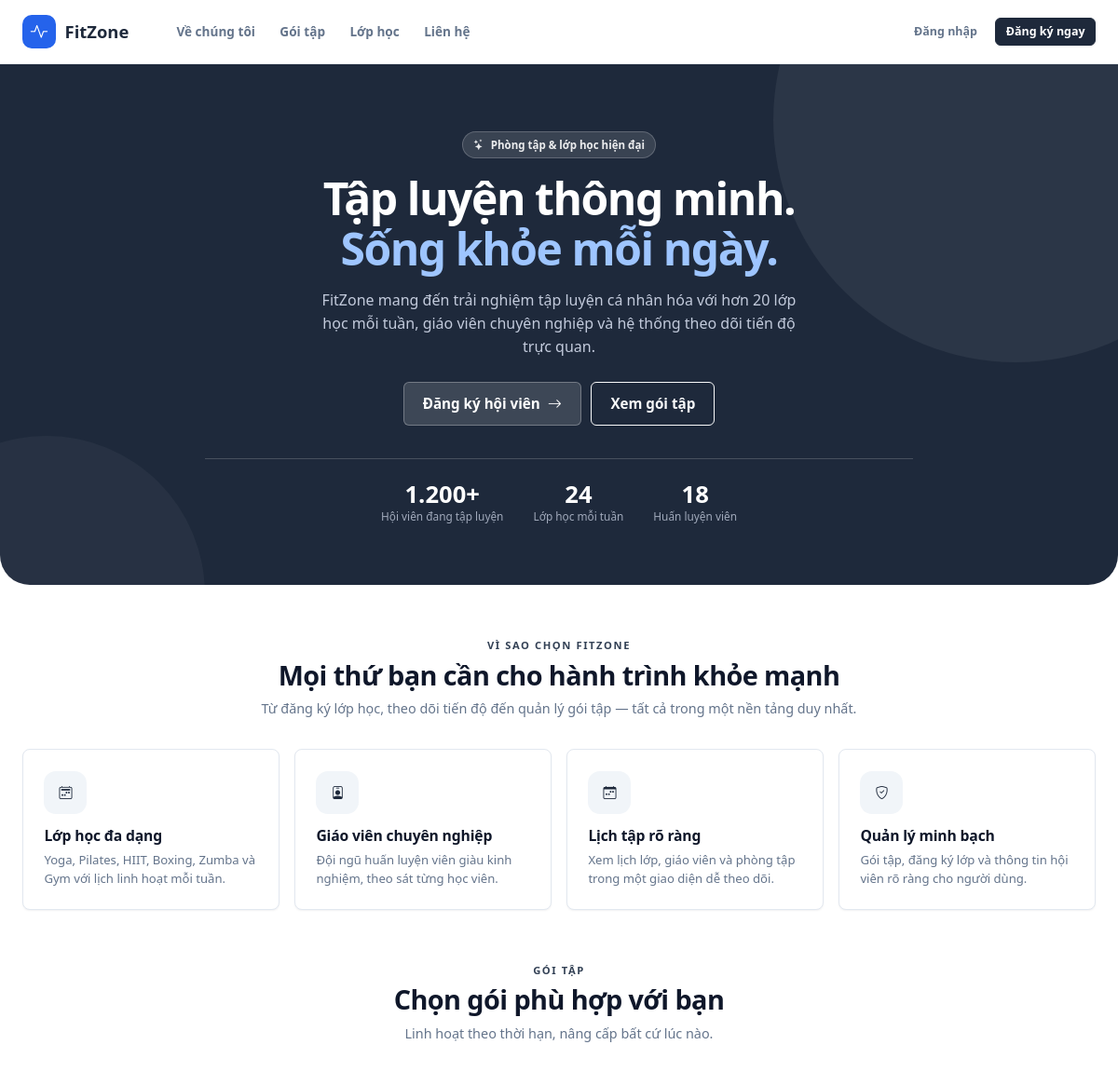
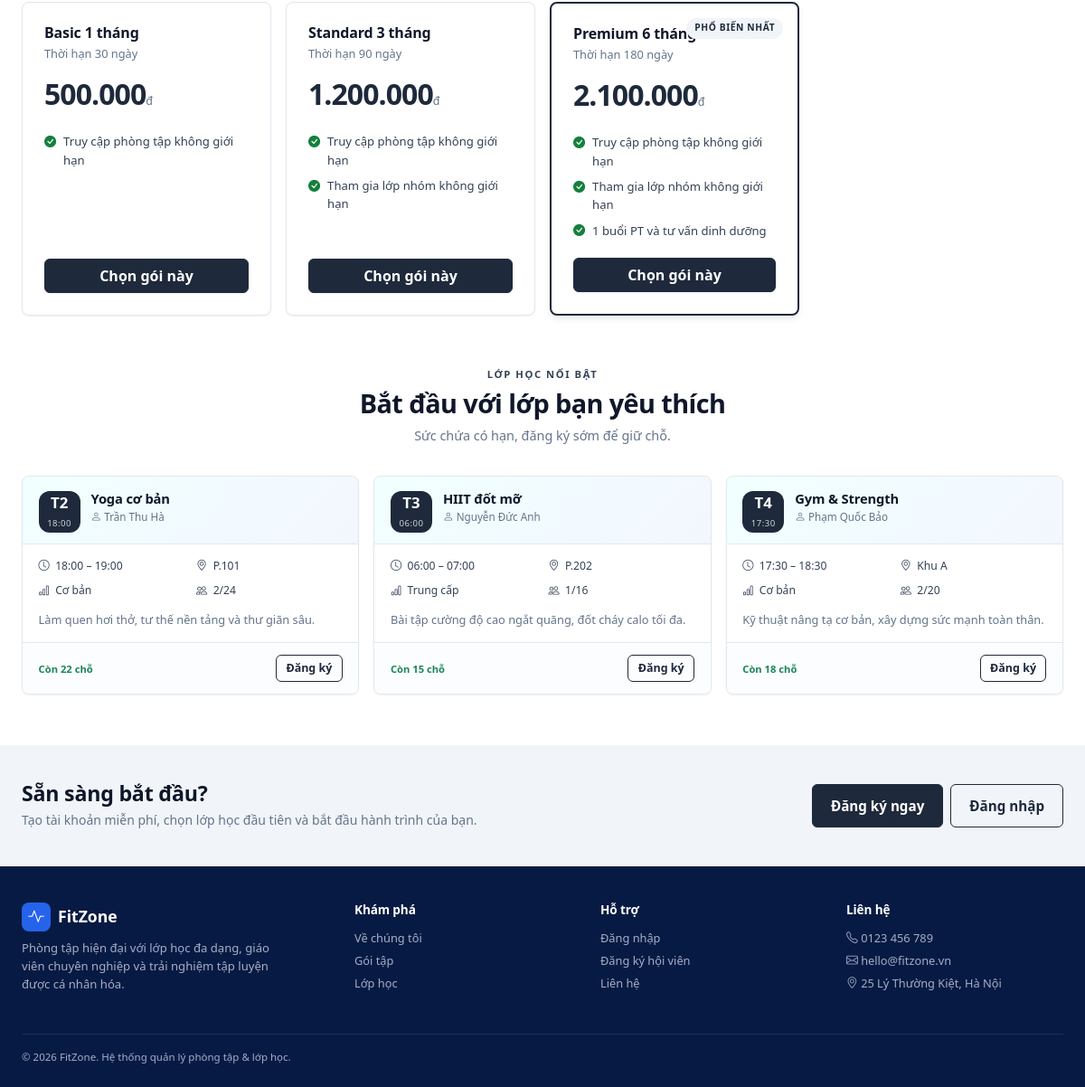
The page / on the database its author committed (2 pictures, top to bottom).
### tables this page shows
CREATE TABLE `goi_tap` (
  `id` int(10) unsigned NOT NULL AUTO_INCREMENT,
  `ten_goi` varchar(100) NOT NULL,
  `thoi_han_ngay` int(11) NOT NULL,
  `gia` bigint(20) NOT NULL,
  `mo_ta` text DEFAULT NULL,
  `cap_do` varchar(20) NOT NULL DEFAULT 'basic',
  `trang_thai` varchar(20) NOT NULL DEFAULT 'dang_ban',
  `deleted_at` datetime DEFAULT NULL,
  `created_at` datetime NOT NULL DEFAULT current_timestamp(),
  `updated_at` datetime NOT NULL DEFAULT current_timestamp() ON UPDATE current_timestamp(),
  PRIMARY KEY (`id`)
);

CREATE TABLE `lop_hoc` (
  `id` int(10) unsigned NOT NULL AUTO_INCREMENT,
  `ten_lop` varchar(100) NOT NULL,
  `giao_vien_id` int(10) unsigned NOT NULL,
  `thu_trong_tuan` tinyint(4) NOT NULL,
  `gio_bat_dau` time NOT NULL,
  `gio_ket_thuc` time NOT NULL,
  `ngay_bat_dau` date NOT NULL,
  `ngay_ket_thuc` date NOT NULL,
  `suc_chua` int(11) NOT NULL,
  `phong_hoc` varchar(50) DEFAULT NULL,
  `mo_ta` text DEFAULT NULL,
  `trinh_do` varchar(50) DEFAULT NULL,
  `goi_tap_toi_thieu` varchar(20) NOT NULL DEFAULT 'basic',
  `trang_thai` varchar(20) NOT NULL DEFAULT 'dang_mo',
  `deleted_at` datetime DEFAULT NULL,
  `created_at` datetime NOT NULL DEFAULT current_timestamp(),
  `updated_at` datetime NOT NULL DEFAULT current_timestamp() ON UPDATE current_timestamp(),
  PRIMARY KEY (`id`),
  KEY `fk_lop_hoc_giao_vien` (`giao_vien_id`),
  CONSTRAINT `fk_lop_hoc_giao_vien` FOREIGN KEY (`giao_vien_id`) REFERENCES `giao_vien` (`id`)
);

CREATE TABLE `giao_vien` (
  `id` int(10) unsigned NOT NULL AUTO_INCREMENT,
  `tai_khoan_id` int(10) unsigned DEFAULT NULL,
  `ho_ten` varchar(100) NOT NULL,
  `sdt` varchar(15) NOT NULL,
  `email` varchar(100) NOT NULL,
  `gioi_thieu` text DEFAULT NULL,
  `deleted_at` datetime DEFAULT NULL,
  `created_at` datetime NOT NULL DEFAULT current_timestamp(),
  `updated_at` datetime NOT NULL DEFAULT current_timestamp() ON UPDATE current_timestamp(),
  PRIMARY KEY (`id`),
  UNIQUE KEY `uq_giao_vien_email` (`email`),
  UNIQUE KEY `uq_giao_vien_tai_khoan` (`tai_khoan_id`),
  CONSTRAINT `fk_giao_vien_tai_khoan` FOREIGN KEY (`tai_khoan_id`) REFERENCES `tai_khoan` (`id`) ON DELETE SET NULL
);

### index.php (the view, shortened to what the rows shown need)
<?php
require __DIR__ . '/common/bootstrap.php';
$packages = data_packages();
$classes = data_classes();
$featuredClasses = array_slice($classes, 0, 3);
?>
<!DOCTYPE html>
<html lang="vi">
<head>
    <link rel="stylesheet" href="<?= e(url('/common/assets/vendor/bootstrap/bootstrap.min.css')) ?>">
    <link rel="stylesheet" href="<?= e(url('/common/assets/vendor/bootstrap-icons/bootstrap-icons.css')) ?>">
    <link rel="stylesheet" href="<?= e(url('/common/assets/css/tokens.css')) ?>">
    <link rel="stylesheet" href="<?= e(url('/common/assets/css/app.css')) ?>?v=5">
    <link rel="stylesheet" href="<?= e(url('/common/assets/css/pages.css')) ?>?v=5">
</head>
<body>
<div class="public-shell">
                <span class="brand-mark"><?= icon('activity') ?></span>
    <main id="main-content">
        <section class="hero">
    <div class="hero-inner">
        <div>
            <h1>Tập luyện thông minh.<br><span class="accent">Sống khỏe mỗi ngày.</span></h1>
        </div>
    </div>
</section>
<section class="public-section" id="features">
    <div class="public-section-head">
        <h2>Mọi thứ bạn cần cho hành trình khỏe mạnh</h2>
    </div>
</section>
<section class="public-section pt-0" id="packages">
    <div class="public-section-head">
        <h2>Chọn gói phù hợp với bạn</h2>
    </div>
    <div class="row g-3">
        <?php foreach (array_slice($packages, 0, 4) as $index => $package): ?>
            <div class="col-md-6 col-lg-3">
                <div class="price-card<?= $index === 2 ? ' featured' : '' ?>">
                    <?php if ($index === 2): ?><span class="ribbon">Phổ biến nhất</span><?php endif; ?>
                    <h3><?= e($package['name']) ?></h3>
                    <p class="text-muted-2 text-small mb-0">Thời hạn <?= e((string) $package['days']) ?> ngày</p>
                    <div class="price"><?= e(number_format((float) $package['price'], 0, ',', '.')) ?><small>đ</small></div>
                    <ul>
                        <li><span class="tick"><?= icon('check-circle-fill') ?></span> Truy cập phòng tập không giới hạn</li>
                        <?php if ($package['days'] >= 90): ?>
                            <li><span class="tick"><?= icon('check-circle-fill') ?></span> Tham gia lớp nhóm không giới hạn</li>
                        <?php endif; ?>
                        <?php if ($package['days'] >= 180): ?>
                            <li><span class="tick"><?= icon('check-circle-fill') ?></span> 1 buổi PT và tư vấn dinh dưỡng</li>
                        <?php endif; ?>
                    </ul>
                    <a class="btn btn-primary w-100" href="<?= e(url('/register')) ?>">Chọn gói này</a>
                </div>
            </div>
        <?php endforeach; ?>
    </div>
</section>
<section class="public-section pt-0" id="classes">
    <div class="public-section-head">
        <h2>Bắt đầu với lớp bạn yêu thích</h2>
    </div>
    <div class="row g-3">
        <?php foreach ($featuredClasses as $class): ?>
            <div class="col-md-6 col-lg-4">
                <article class="class-card">
                    <div class="class-card-top">
                        <div class="day-chip">
                            <strong><?= e(weekday_short($class['weekday'])) ?></strong>
                            <span><?= e($class['start']) ?></span>
                        </div>
                        <div>
                            <h3><?= e($class['name']) ?></h3>
                            <div class="teacher"><?= icon('person') ?> <?= e($class['instructor']) ?></div>
                        </div>
                    </div>
                    <div class="class-card-body">
                        <div class="class-meta">
                            <div class="item"><?= icon('clock') ?> <?= e($class['start'] . ' – ' . $class['end']) ?></div>
                            <div class="item"><?= icon('geo-alt') ?> <?= e($class['room']) ?></div>
                            <div class="item"><?= icon('bar-chart') ?> <?= e($class['level']) ?></div>
                            <div class="item"><?= icon('people') ?> <?= e((string) $class['enrolled'] . '/' . (string) $class['capacity']) ?></div>
                        </div>
                        <p class="text-muted-2 text-small mb-0"><?= e($class['desc']) ?></p>
                    </div>
                    <div class="class-card-foot">
                        <span class="availability text-success">Còn <?= e((string) ($class['capacity'] - $class['enrolled'])) ?> chỗ</span>
                        <a class="btn btn-outline-primary btn-sm" href="<?= e(url('/login')) ?>">Đăng ký</a>
                    </div>
                </article>
            </div>
        <?php endforeach; ?>
    </div>
</section>
<section style="background:var(--brand-50);">
    <div class="public-section" style="padding-top:2.5rem;padding-bottom:2.5rem;">
        <div class="d-flex flex-wrap align-items-center gap-3">
            <div>
                <h2 class="mb-1" style="font-size:1.45rem;">Sẵn sàng bắt đầu?</h2>
            </div>
        </div>
    </div>
</section>
    </main>
</div>
<?php require __DIR__ . '/common/partials/foot.php'; ?>

### common/components/ui.php (shortened to what the rows shown need)
<?php
if (!function_exists('icon')) {
    function icon(string $name, string $class = ''): string
    {
        $name = preg_replace('/[^a-z0-9-]/i', '', $name) ?: 'circle';
        return '<i class="bi bi-' . e($name) . ($class !== '' ? ' ' . e($class) : '') . '" aria-hidden="true"></i>';
    }
}
if (!function_exists('weekday_short')) {
    function weekday_short(int $day): string
    {
        return ['', 'T2', 'T3', 'T4', 'T5', 'T6', 'T7', 'CN'][$day] ?? '';
    }
}

### rows shown on the page
goi_tap: ten_goi "Basic 1 tháng", thoi_han_ngay "30", gia "500.000"
goi_tap: ten_goi "Standard 3 tháng", thoi_han_ngay "90", gia "1.200.000"
goi_tap: shows "PHỔ BIẾN NHẤT", ten_goi "Premium 6 tháng", thoi_han_ngay "180", gia "2.100.000"
lop_hoc: thu_trong_tuan "T2", start "18:00", ten_lop "Yoga cơ bản", giao_vien.ho_ten "Trần Thu Hà", end "18:00 – 19:00", phong_hoc "P.101", trinh_do "Cơ bản", capacity "2/24", mo_ta "Làm quen hơi thở, tư thế nền tảng và thư giãn sâu.", enrolled "22"
lop_hoc: thu_trong_tuan "T3", start "06:00", ten_lop "HIIT đốt mỡ", giao_vien.ho_ten "Nguyễn Đức Anh", end "06:00 – 07:00", phong_hoc "P.202", trinh_do "Trung cấp", capacity "1/16", mo_ta "Bài tập cường độ cao ngắt quãng, đốt cháy calo tối đa.", enrolled "15"
lop_hoc: thu_trong_tuan "T4", start "17:30", ten_lop "Gym & Strength", giao_vien.ho_ten "Phạm Quốc Bảo", end "17:30 – 18:30", phong_hoc "Khu A", trinh_do "Cơ bản", capacity "2/20", mo_ta "Kỹ thuật nâng tạ cơ bản, xây dựng sức mạnh toàn thân.", enrolled "18"
